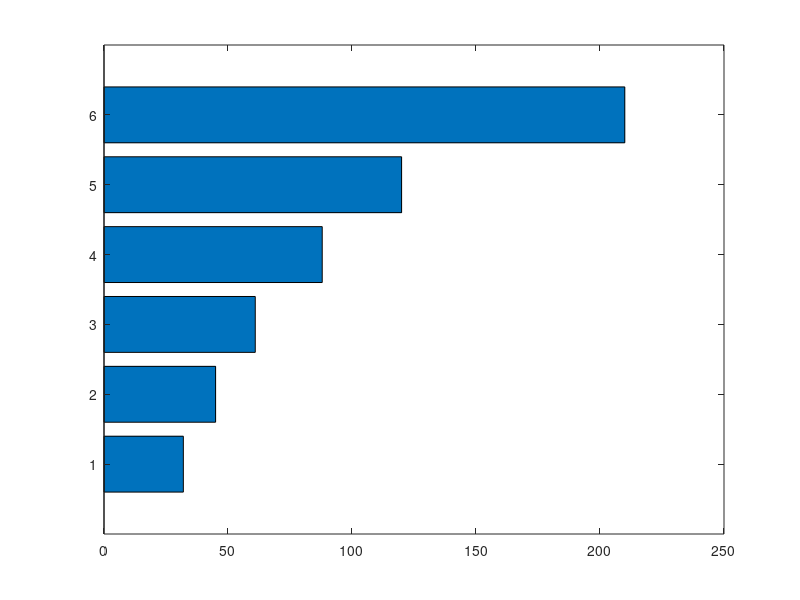

Write the MATLAB code that produced this figure. (Note: this script raises an error after producing the figure.)
% sol0533_2.m - 5.3.3 연습문제 2
% 월별 강수량을 가로 막대(barh)로 그린다.

clear; clc; close all

months = ["Jan","Feb","Mar","Apr","May","Jun"];
rain   = [32, 45, 61, 88, 120, 210];    % mm

barh(rain)
yticklabels(months)
xlabel("Rainfall, mm")
ylabel("Month")
title("Monthly Rainfall")
grid on
